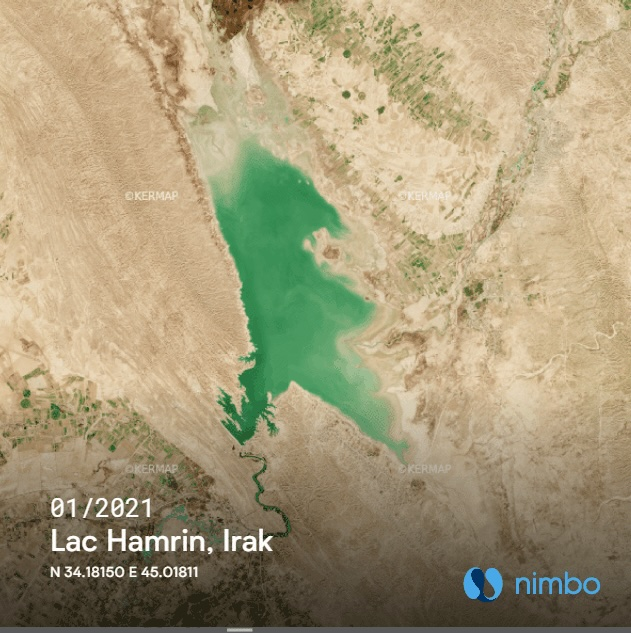
#> input picture detection_lac1/photo/01-2021.jpg, 631 x 633 px; its folder holds 4 pictures in this run
$ python Programme_desertification.py
#> lines starting #> are read from the running program, lines starting #| are printed output that depends on the picture; after the words box and inside, x2 and y2 are one past the last pixel; in counts of white or black regions, pixels touching at a corner belong together
"""
Cet algorithme décrit de manière détaillée les étapes du programme principal. Voici une explication de chaque étape :

1. **Créer un classeur Excel (Workbook) et une feuille active (Worksheet)** : Cette étape initialise un classeur Excel et une feuille de calcul pour enregistrer les résultats.

2. **Appeler la fonction `process_images_in_folder`** : Cette fonction est appelée pour traiter les images dans un dossier spécifié. Les images sont traitées en appliquant différentes opérations telles que le seuillage pour détecter les pixels verts.

3. **Parcourir les sous-dossiers et rechercher les fichiers "medium_canny.png"** : Cette étape parcourt les sous-dossiers à la recherche de fichiers spécifiques. Pour chaque fichier trouvé, les contours sont détectés et les informations de superficie sont calculées.

4. **Sauvegarder le classeur Excel** : Une fois toutes les données collectées, le classeur Excel est sauvegardé avec un nom spécifié.

5. **Charger les données des fichiers Excel dans des DataFrames** : Les données extraites des fichiers Excel sont chargées dans des structures de données appelées DataFrames, généralement utilisées dans la bibliothèque Pandas pour manipuler et analyser des données tabulaires.

6. **Créer un DataFrame pour stocker les résultats finaux** : Un DataFrame est créé pour stocker les résultats finaux obtenus à partir des calculs effectués.

7. **Calculer les résultats pour chaque ligne d'arbres et de surfaces** : Les informations sur les arbres et les surfaces sont utilisées pour calculer plusieurs mesures, telles que le coût par kilomètre carré, la hauteur totale et le nombre total d'arbres.

8. **Enregistrer les résultats dans un nouveau fichier Excel** : Les résultats sont enregistrés dans un nouveau fichier Excel avec un nom spécifique.

9. **Créer une interface tkinter pour afficher les résultats par essence d'arbres** : Une interface utilisateur est créée à l'aide du module tkinter pour afficher les résultats filtrés par essence d'arbres.

10. **Afficher les résultats lorsque l'utilisateur sélectionne une essence et clique sur le bouton** : Lorsque l'utilisateur sélectionne une essence d'arbres et clique sur un bouton, les résultats correspondants sont affichés dans l'interface utilisateur.

11. **Enregistrer les chemins des images dans un fichier "chemins_images.txt"** : Les chemins des images sont enregistrés dans un fichier texte pour référence ultérieure.

12. **Modifier les chemins pour les passer en relatif** : Les chemins absolus des images sont modifiés pour les rendre relatifs par rapport à un dossier de base.

13. **Modifier un fichier HTML en utilisant la fonction `modifier_fichier`** : Un fichier HTML est modifié en ajoutant des balises HTML `<img>` autour des chemins des images.

14. **Ouvrir le fichier HTML dans le navigateur par défaut** : Le fichier HTML modifié est ouvert dans le navigateur par défaut pour affichage.

Cet algorithme décrit de manière séquentielle les actions que le programme principal effectue pour traiter les images, calculer les résultats et afficher les informations à l'utilisateur.
"""

import os
import cv2
import sqlite3
import openpyxl
import webbrowser
import numpy as np
import pandas as pd
from openpyxl import Workbook, load_workbook

####################################################################################################################
# [234 lines left out: functions modifier_fichier, test_modifier_fichier, creer_table_1, trouver_chemins_images, test_trouver_chemins_images, enregistrer_chemins_dans_fichier and 4 more, not called in this run]


####################################################################################################################

def process_images_in_folder(input_folder, output_folder, lower_green, upper_green):
    """
    Traite les images dans un dossier, applique la détection de couleur verte,
    crée des images en niveaux de gris, applique un flou gaussien,
    effectue une détection de contour Canny à différents seuils, et enregistre les résultats.

    Args:
        input_folder (str): Le chemin du dossier d'entrée contenant les images.
        output_folder (str): Le chemin du dossier de sortie pour enregistrer les résultats.
        lower_green (tuple): Les composantes HSV inférieures de la plage de vert à détecter.
        upper_green (tuple): Les composantes HSV supérieures de la plage de vert à détecter.
    """
#> called with input_folder = 'detection_lac1/photo', output_folder = 'detection_lac1/seuillage'
    # Créer les dossiers de sortie s'ils n'existent pas
    os.makedirs(output_folder, exist_ok=True)

    # Obtenir la liste de tous les fichiers image dans le dossier d'entrée
    image_files = [f for f in os.listdir(input_folder) if f.endswith(('.jpg', '.png', '.jpeg', '.bmp', '.PNG'))]

    for image_file in image_files:
        # Charger l'image
        image_path = os.path.join(input_folder, image_file)
        image = cv2.imread(image_path)
#> image is the input picture: shape (633, 631, 3); mean B, G, R 121.9, 154.9, 166.6
        if image is None:
            print(f"Échec de la lecture de {image_file}. Ignorer...")
            continue

        print(f"Traitement de {image_file}...")

        # Convertir l'image en format HSV (teinte, saturation, valeur)
        hsv_image = cv2.cvtColor(image, cv2.COLOR_BGR2HSV)
#> hsv_image: shape (633, 631, 3); mean H, S, V 23.4, 79.7, 172.3

        # Définir la plage de couleurs verte que vous souhaitez détecter
        lower_green = np.array(lower_green)
        upper_green = np.array(upper_green)

        # Créer un masque pour les pixels verts dans la plage spécifiée
        mask = cv2.inRange(hsv_image, lower_green, upper_green)
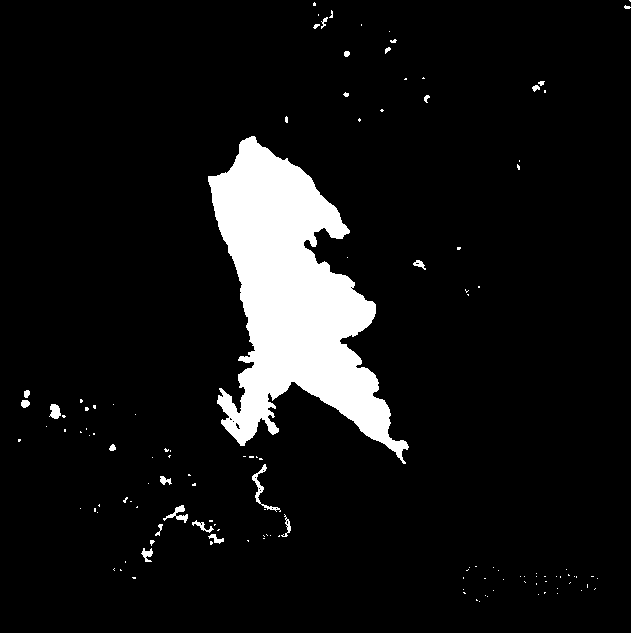
#> mask: shape (633, 631); 8.1% white; 129 white regions (107 under 20 px), largest, box (x1, y1, x2, y2) and area: (208, 136, 409, 464) 30380, (252, 464, 281, 512) 230, (163, 505, 188, 523) 161

        # Appliquer le masque à l'image d'origine
        result = cv2.bitwise_and(image, image, mask=mask)

        # Convertir en niveaux de gris
        gray = cv2.cvtColor(image, cv2.COLOR_BGR2GRAY)
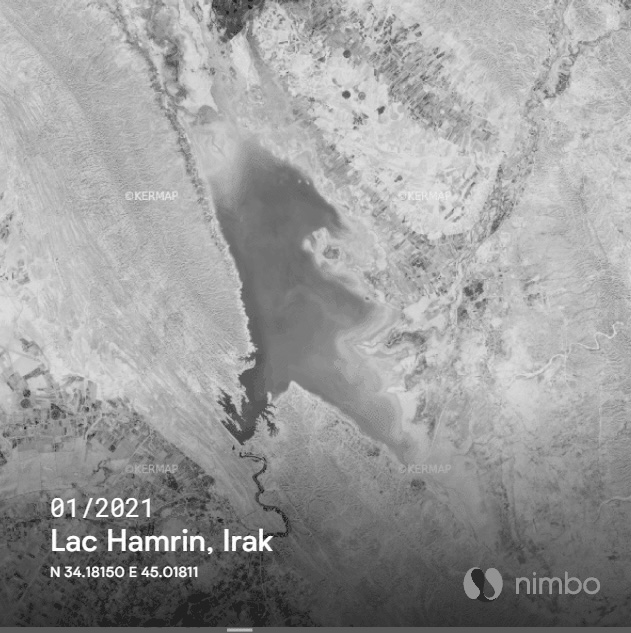
#> gray: shape (633, 631); min 28, max 255, mean 154.6

        # Enregistrer l'image en niveaux de gris
        output_path = os.path.join(output_folder, image_file)
        os.makedirs(output_path, exist_ok=True)
        cv2.imwrite(os.path.join(output_path, "gray_image.png"), gray)

        # Appliquer un flou gaussien
        blurred = cv2.GaussianBlur(gray, (5, 5), 0)

        # Appliquer la détection de contours Canny avec différents seuils
        large = cv2.Canny(blurred, 10, 200)
#> large: shape (633, 631); 4% white in thin lines or dots
        medium = cv2.Canny(blurred, 30, 150)
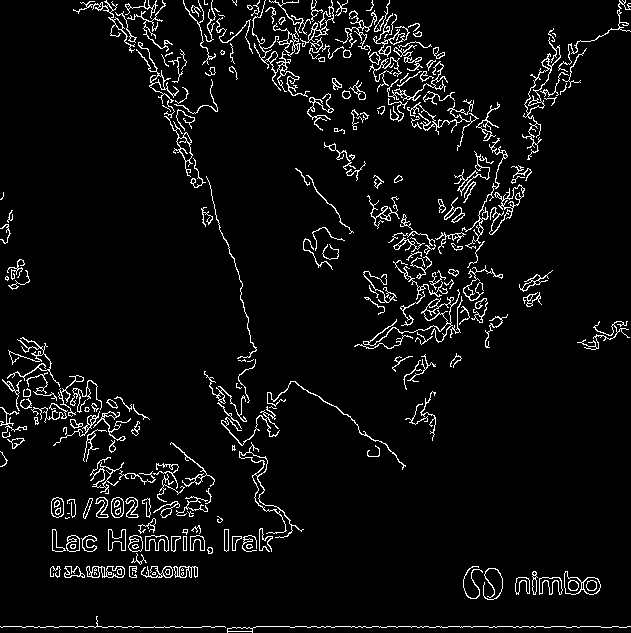
#> medium: shape (633, 631); 5.3% white in thin lines or dots
        narrow = cv2.Canny(blurred, 240, 250)
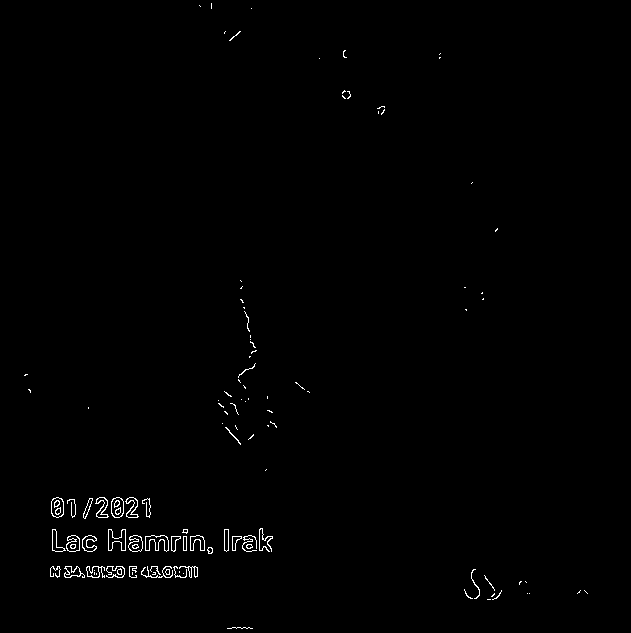
#> narrow: shape (633, 631); 0.68% white in thin lines or dots, all inside (x1, y1, x2, y2) = (24, 3, 588, 629)

        # Enregistrer les images traitées dans le dossier de sortie
        cv2.imwrite(os.path.join(output_path, "large_canny.png"), large)
        cv2.imwrite(os.path.join(output_path, "medium_canny.png"), medium)
        cv2.imwrite(os.path.join(output_path, "narrow_canny.png"), narrow)
        cv2.imwrite(os.path.join(output_path, "Green_and_Black.png"), result)
        image = cv2.imread(os.path.join(output_path, "Green_and_Black.png"))
        trouver_contour(output_path,image)
#> in trouver_contour, `contours, _ = cv2.findContours(mask, cv2.RETR_EXTERNAL, cv2.CHAIN_APPR..`: contours = 129 contours, 113 with area under 20; largest, box (x1, y1, x2, y2) and area: (208, 136, 409, 464) 29774, (252, 464, 281, 512) 166, (163, 505, 188, 523) 116, (49, 404, 61, 419) 106, (141, 548, 153, 562) 66
#> in trouver_contour, `biggest_contour = max(contours, key=cv2.contourArea)`: biggest_contour = contour of 727 points, box (x1, y1, x2, y2) (208, 136, 409, 464), area 29774
#> in trouver_contour, `cv2.drawContours(image, [biggest_contour], -1, (255, 0, 0), 2)`:
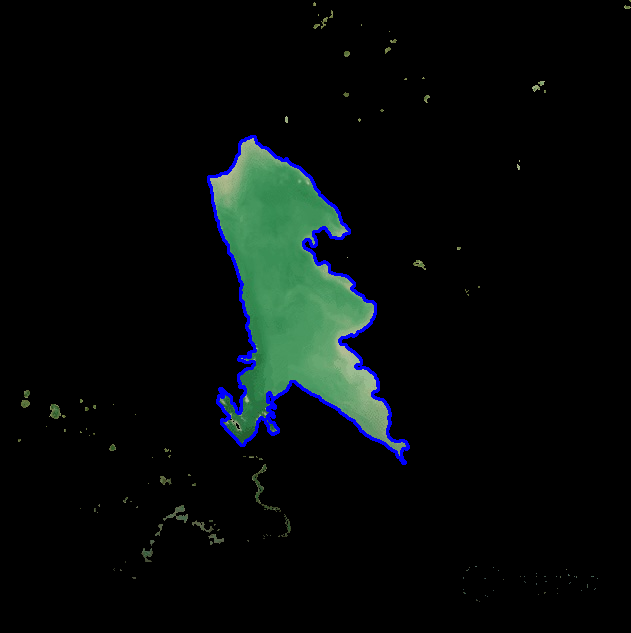
#> image: shape (633, 631, 3); mean B, G, R 10, 10.9, 6
#> in trouver_contour, `cv2.fillPoly(mask_filled, [biggest_contour], (255, 0, 0))`:
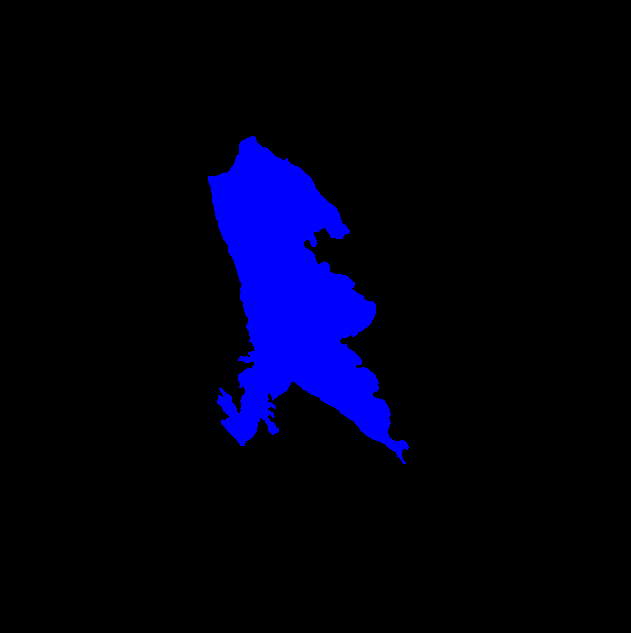
#> mask_filled: shape (633, 631, 3); mean of channels 0, 1, 2 19.4, 0, 0; drawn as B, G, R
#> in trouver_contour, `result = cv2.addWeighted(image, 1, mask_filled, 0.5, 0)`:
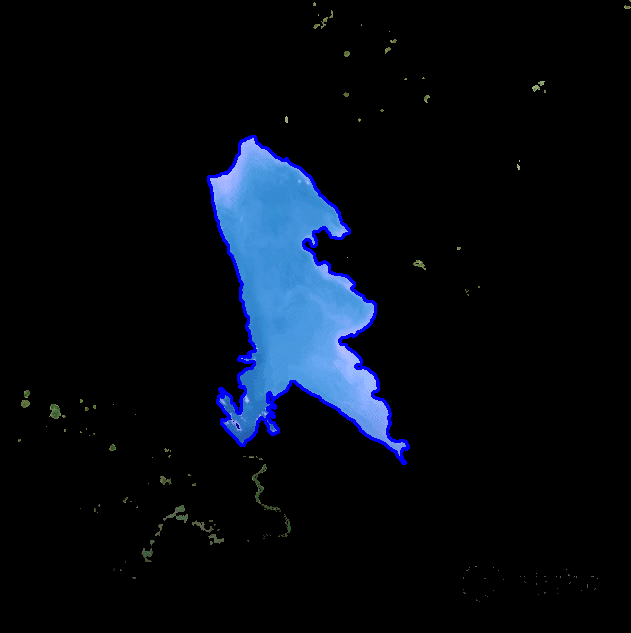
#> result: shape (633, 631, 3); mean B, G, R 18.7, 10.9, 6
        print(f"{image_file} traité et les résultats ont été enregistrés dans {output_path}")
#> pass 2 of the loop in process_images_in_folder, `for image_file in image_files:`:
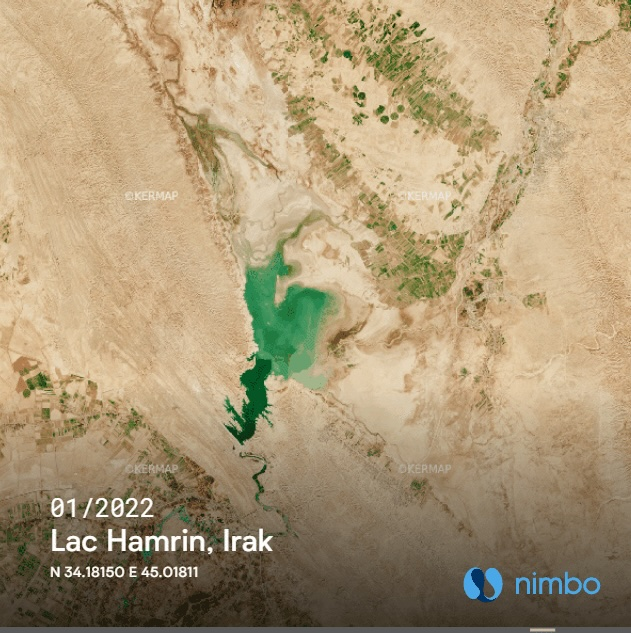
#> input picture detection_lac1/photo/01-2022.jpg, 631 x 633 px
#> in process_images_in_folder, image is the input picture: shape (633, 631, 3); mean B, G, R 119.4, 153.2, 172.7
#> in process_images_in_folder, `mask = cv2.inRange(hsv_image, lower_green, upper_green)`:
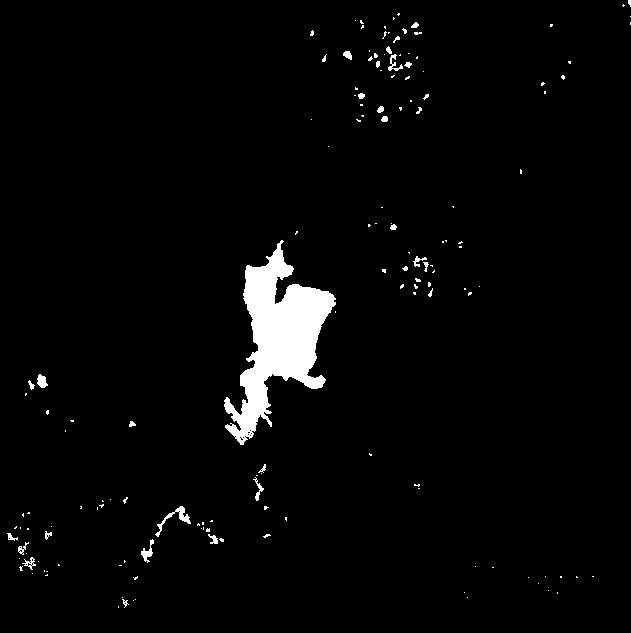
#> mask: shape (633, 631); 2.9% white; 155 white regions (124 under 20 px), largest, box (x1, y1, x2, y2) and area: (224, 240, 336, 445) 9410, (155, 506, 191, 537) 219, (141, 539, 154, 563) 120
#> contours = 155 contours, 134 with area under 20; largest, box (x1, y1, x2, y2) and area: (224, 240, 336, 445) 9032, (155, 506, 191, 537) 160, (141, 539, 154, 563) 86, (37, 374, 48, 388) 86, (388, 54, 403, 71) 54
#> biggest_contour = contour of 461 points, box (x1, y1, x2, y2) (224, 240, 336, 445), area 9032
#> in trouver_contour (call 2), `cv2.fillPoly(mask_filled, [biggest_contour], (255, 0, 0))`:
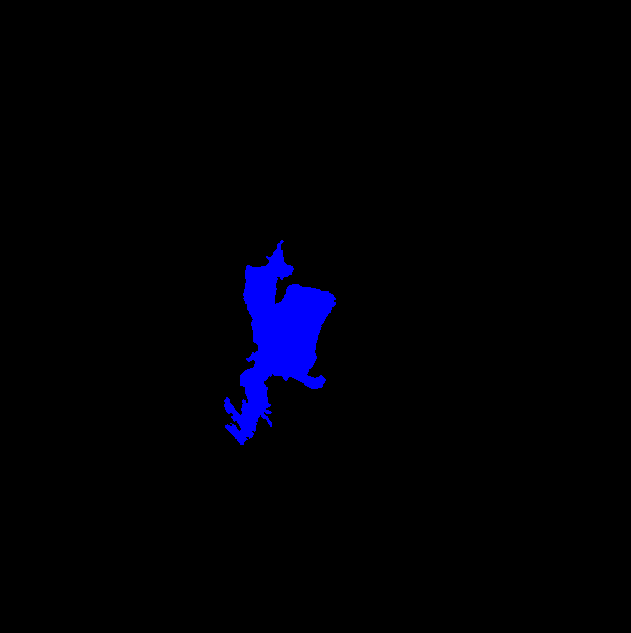
#> mask_filled: shape (633, 631, 3); mean of channels 0, 1, 2 6, 0, 0; drawn as B, G, R

def trouver_contour(output_path,image):
    # Convertir l'image en espace de couleur HSV
    hsv = cv2.cvtColor(image, cv2.COLOR_BGR2HSV)

    # Définir la plage de couleur bleue dans l'espace de couleur HSV
    lower_green = np.array([35, 50, 50])  # Plage inférieure (vert)
    upper_green = np.array([85, 255, 255]) # Plage supérieure (vert)

    # Binariser l'image en utilisant une plage de couleur bleue
    mask = cv2.inRange(hsv, lower_green, upper_green)

    # Trouver les contours dans l'image binarisée
    contours, _ = cv2.findContours(mask, cv2.RETR_EXTERNAL, cv2.CHAIN_APPROX_SIMPLE)

    # Si des contours sont trouvés
    if contours:
        # Trouver le plus grand contour
        biggest_contour = max(contours, key=cv2.contourArea)

        # Tracer le contour du plus grand contour sur l'image originale
        cv2.drawContours(image, [biggest_contour], -1, (255, 0, 0), 2)

        # Enregistrer l'image avec le contour tracé
        cv2.imwrite(os.path.join(output_path, "Blue_with_contour.png"), image)

    # Si des contours sont trouvés
    if contours:
        # Trouver le plus grand contour
        biggest_contour = max(contours, key=cv2.contourArea)

        # Créer un masque noir de la même taille que l'image originale
        mask_filled = np.zeros_like(image)

        # Remplir la zone contourée avec une couleur spécifique (bleu dans cet exemple)
        cv2.fillPoly(mask_filled, [biggest_contour], (255, 0, 0))

        # Superposer l'image originale avec le masque rempli
        result = cv2.addWeighted(image, 1, mask_filled, 0.5, 0)

        # Enregistrer l'image avec le contour rempli
        cv2.imwrite(os.path.join(output_path, "Green_with_filled_contour.png"), result)


# Doctest pour la fonction process_images_in_folder
# [115 lines left out: functions test_process_images_in_folder, detecter_contours_et_remplir, test_detecter_contours_et_remplir, compter_pixels_et_calculer_superficie_blanc, not called in this run]


def compter_pixels_bleus(image_path):
    # Charger l'image
    image = cv2.imread(image_path)

    # Convertir l'image en espace de couleur HSV
    hsv = cv2.cvtColor(image, cv2.COLOR_BGR2HSV)

    # Définir la plage de couleur bleue dans l'espace de couleur HSV
    lower_blue = np.array([90, 50, 50])
    upper_blue = np.array([130, 255, 255])

    # Binariser l'image en utilisant une plage de couleur bleue
    mask = cv2.inRange(hsv, lower_blue, upper_blue)

    # Compter le nombre de pixels bleus
    nombre_pixels_bleus = np.count_nonzero(mask)

    return nombre_pixels_bleus

# Doctest pour la fonction compter_pixels_et_calculer_superficie_blanc
# [101 lines left out: functions test_compter_pixels_et_calculer_superficie_blanc, supprimer_extension, test_supprimer_extension, main, test_main, not called in this run]
####################################################################################################################

# Obtenez le répertoire actuel du script
repertoire_script = os.path.dirname(os.path.abspath(__file__))
# Remplacez 'chemin_du_dossier' par le chemin du dossier que vous souhaitez parcourir
dossier_a_parcourir = os.path.join(repertoire_script, 'seuillage')

# Remplacez 'chemins_images.txt' par le chemin complet du fichier de sortie si nécessaire
fichier_sortie = os.path.join(repertoire_script, 'interface', 'chemin.txt')

# Spécifiez le chemin complet de votre fichier HTML
chemin_fichier_html = os.path.join(repertoire_script, 'interface', 'testsupp.html')

# Répertoire racine contenant les sous-dossiers d'images
repertoire_racine = os.path.join(repertoire_script, 'seuillage')

# Création d'un classeur Excel
wb = Workbook()
ws = wb.active
# Ajout des entêtes
ws.append(["Nom de l'image", "Proportion de blanc (%)", "Surface en km²"])


if __name__ == "__main__":
    #creer_table_1()
    input_folder = os.path.join(repertoire_script, 'photo')
    output_folder = os.path.join(repertoire_script, 'seuillage')

    # Plage de couleurs verte en format HSV (teinte, saturation, valeur)
    lower_green = [35, 50, 50]  # Plage inférieure (vert)
    upper_green = [85, 255, 255]  # Plage supérieure (vert)

    process_images_in_folder(input_folder, output_folder,lower_green,upper_green)

    # Parcourez les sous-dossiers et recherchez "medium_canny.png"
    for dossier, sous_dossiers, fichiers in os.walk(repertoire_racine):
        for fichier in fichiers:
            if fichier == 'medium_canny.png':
                chemin_image = os.path.join(dossier, fichier)
                filled_image = detecter_contours_et_remplir(chemin_image)
                if filled_image is not None:
                    total_pixels, white_pixels, superficie_km2 = compter_pixels_et_calculer_superficie_blanc(filled_image)
                    print(f"Image traitée : {chemin_image}")
                    print(f"Nombre total de pixels : {total_pixels}")
                    print(f"Nombre de pixels blancs : {white_pixels}")
                    print(f"Superficie en km² : {superficie_km2} km²")
#> pass 2 of the loop `for dossier, sous_dossiers, fichiers in os.walk(repertoire_racine):`:
                    # Utilisez le nom du dossier au lieu du nom de l'image
                    #ws.append([os.path.basename(os.path.dirname(chemin_image)), (white_pixels / total_pixels) * 100, superficie_km2])


    reference_image_path = os.path.join(repertoire_script+r'\seuillage\04-2020.jpg\Green_with_filled_contour.png')
    superficie_reference_km2 = 340  # Superficie en km² de la zone bleue de l'image de référence
#> (the run stopped early here; a loop or call above may not have finished)
